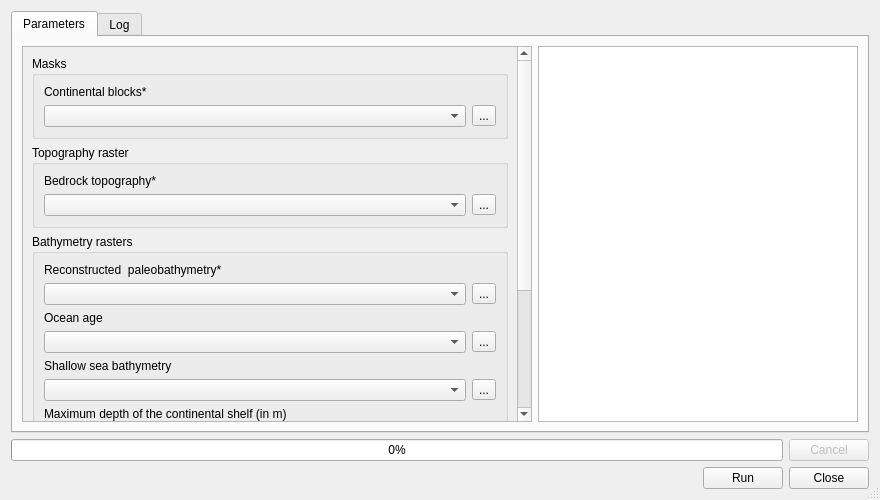
<?xml version="1.0" encoding="UTF-8"?>
<ui version="4.0">
 <class>CompileTopoBathyDlg</class>
 <widget class="QDialog" name="CompileTopoBathyDlg">
  <property name="geometry">
   <rect>
    <x>0</x>
    <y>0</y>
    <width>880</width>
    <height>500</height>
   </rect>
  </property>
  <property name="sizePolicy">
   <sizepolicy hsizetype="Preferred" vsizetype="Preferred">
    <horstretch>0</horstretch>
    <verstretch>0</verstretch>
   </sizepolicy>
  </property>
  <property name="windowTitle">
   <string>Terra Antiqua - Compile Topo/Bathymetry</string>
  </property>
  <property name="sizeGripEnabled">
   <bool>true</bool>
  </property>
  <layout class="QVBoxLayout" name="verticalLayout_13">
   <item>
    <widget class="QTabWidget" name="Tabs">
     <property name="currentIndex">
      <number>0</number>
     </property>
     <widget class="QWidget" name="tab">
      <attribute name="title">
       <string>Parameters</string>
      </attribute>
      <layout class="QHBoxLayout" name="horizontalLayout_8">
       <item>
        <widget class="QScrollArea" name="scrollArea">
         <property name="widgetResizable">
          <bool>true</bool>
         </property>
         <widget class="QWidget" name="scrollAreaWidgetContents">
          <property name="geometry">
           <rect>
            <x>0</x>
            <y>0</y>
            <width>537</width>
            <height>678</height>
           </rect>
          </property>
          <layout class="QVBoxLayout" name="verticalLayout_8">
           <item>
            <widget class="QGroupBox" name="groupBox_3">
             <property name="title">
              <string>Masks</string>
             </property>
             <layout class="QVBoxLayout" name="verticalLayout_12">
              <item>
               <layout class="QVBoxLayout" name="verticalLayout_7">
                <item>
                 <widget class="QLabel" name="label_8">
                  <property name="text">
                   <string>Continental blocks*</string>
                  </property>
                 </widget>
                </item>
                <item>
                 <layout class="QHBoxLayout" name="horizontalLayout_5">
                  <property name="sizeConstraint">
                   <enum>QLayout::SetNoConstraint</enum>
                  </property>
                  <item>
                   <widget class="QgsMapLayerComboBox" name="selectMasks">
                    <property name="allowEmptyLayer">
                     <bool>false</bool>
                    </property>
                    <property name="showCrs">
                     <bool>true</bool>
                    </property>
                    <property name="excludedProviders">
                     <stringlist>
                      <string>&quot;gdal&quot;</string>
                     </stringlist>
                    </property>
                   </widget>
                  </item>
                  <item>
                   <widget class="QToolButton" name="selectMasksButton">
                    <property name="text">
                     <string>...</string>
                    </property>
                   </widget>
                  </item>
                 </layout>
                </item>
               </layout>
              </item>
             </layout>
            </widget>
           </item>
           <item>
            <widget class="QGroupBox" name="groupBox">
             <property name="title">
              <string>Topography raster</string>
             </property>
             <layout class="QVBoxLayout" name="verticalLayout_11">
              <item>
               <layout class="QVBoxLayout" name="verticalLayout_5">
                <item>
                 <widget class="QLabel" name="label_4">
                  <property name="text">
                   <string>Bedrock topography*</string>
                  </property>
                 </widget>
                </item>
                <item>
                 <layout class="QHBoxLayout" name="horizontalLayout_4">
                  <property name="sizeConstraint">
                   <enum>QLayout::SetNoConstraint</enum>
                  </property>
                  <item>
                   <widget class="QgsMapLayerComboBox" name="selectBrTopo">
                    <property name="allowEmptyLayer">
                     <bool>false</bool>
                    </property>
                    <property name="showCrs">
                     <bool>true</bool>
                    </property>
                    <property name="excludedProviders">
                     <stringlist>
                      <string>&quot;gdal&quot;</string>
                     </stringlist>
                    </property>
                   </widget>
                  </item>
                  <item>
                   <widget class="QToolButton" name="selectTopoBrButton">
                    <property name="text">
                     <string>...</string>
                    </property>
                   </widget>
                  </item>
                 </layout>
                </item>
               </layout>
              </item>
             </layout>
            </widget>
           </item>
           <item>
            <widget class="QGroupBox" name="groupBox_2">
             <property name="title">
              <string>Bathymetry rasters</string>
             </property>
             <layout class="QGridLayout" name="gridLayout">
              <item row="1" column="0">
               <layout class="QVBoxLayout" name="verticalLayout_2">
                <item>
                 <widget class="QLabel" name="oceanAgeLabel">
                  <property name="text">
                   <string>Ocean age </string>
                  </property>
                 </widget>
                </item>
                <item>
                 <layout class="QHBoxLayout" name="horizontalLayout">
                  <item>
                   <widget class="QgsMapLayerComboBox" name="selectOceanAge">
                    <property name="currentText">
                     <string/>
                    </property>
                    <property name="allowEmptyLayer">
                     <bool>true</bool>
                    </property>
                    <property name="showCrs">
                     <bool>true</bool>
                    </property>
                   </widget>
                  </item>
                  <item>
                   <widget class="QToolButton" name="selectBathyButton">
                    <property name="text">
                     <string>...</string>
                    </property>
                   </widget>
                  </item>
                 </layout>
                </item>
               </layout>
              </item>
              <item row="2" column="0">
               <layout class="QVBoxLayout" name="verticalLayout_4">
                <item>
                 <widget class="QLabel" name="shallowSeaLabel">
                  <property name="text">
                   <string>Shallow sea bathymetry</string>
                  </property>
                 </widget>
                </item>
                <item>
                 <layout class="QHBoxLayout" name="horizontalLayout_3">
                  <item>
                   <widget class="QgsMapLayerComboBox" name="selectSbathy">
                    <property name="editable">
                     <bool>false</bool>
                    </property>
                    <property name="currentText">
                     <string/>
                    </property>
                    <property name="allowEmptyLayer">
                     <bool>true</bool>
                    </property>
                    <property name="showCrs">
                     <bool>true</bool>
                    </property>
                    <property name="excludedProviders">
                     <stringlist/>
                    </property>
                   </widget>
                  </item>
                  <item>
                   <widget class="QToolButton" name="selectSBathyButton">
                    <property name="text">
                     <string>...</string>
                    </property>
                   </widget>
                  </item>
                 </layout>
                </item>
               </layout>
              </item>
              <item row="0" column="0">
               <layout class="QVBoxLayout" name="verticalLayout_3">
                <item>
                 <widget class="QLabel" name="label_2">
                  <property name="text">
                   <string>Reconstructed  paleobathymetry*</string>
                  </property>
                 </widget>
                </item>
                <item>
                 <layout class="QHBoxLayout" name="horizontalLayout_2">
                  <item>
                   <widget class="QgsMapLayerComboBox" name="selectPaleoBathy">
                    <property name="allowEmptyLayer">
                     <bool>false</bool>
                    </property>
                    <property name="showCrs">
                     <bool>true</bool>
                    </property>
                   </widget>
                  </item>
                  <item>
                   <widget class="QToolButton" name="selectPBathyButton">
                    <property name="text">
                     <string>...</string>
                    </property>
                   </widget>
                  </item>
                 </layout>
                </item>
               </layout>
              </item>
              <item row="3" column="0">
               <layout class="QVBoxLayout" name="verticalLayout_14" stretch="1,1">
                <item>
                 <layout class="QVBoxLayout" name="verticalLayout_10">
                  <item>
                   <widget class="QLabel" name="shelfDepthBoxLabel">
                    <property name="text">
                     <string>Maximum depth of the continental shelf (in m)</string>
                    </property>
                   </widget>
                  </item>
                  <item>
                   <widget class="QgsSpinBox" name="shelfDepthBox">
                    <property name="minimum">
                     <number>-1000</number>
                    </property>
                    <property name="maximum">
                     <number>100</number>
                    </property>
                    <property name="singleStep">
                     <number>10</number>
                    </property>
                   </widget>
                  </item>
                 </layout>
                </item>
                <item>
                 <layout class="QVBoxLayout" name="verticalLayout_9">
                  <item>
                   <widget class="QLabel" name="ageBoxLabel">
                    <property name="text">
                     <string>Age of reconstruction (Ma)</string>
                    </property>
                   </widget>
                  </item>
                  <item>
                   <widget class="QgsSpinBox" name="ageBox">
                    <property name="maximum">
                     <number>4500</number>
                    </property>
                    <property name="singleStep">
                     <number>5</number>
                    </property>
                   </widget>
                  </item>
                 </layout>
                </item>
               </layout>
              </item>
             </layout>
            </widget>
           </item>
           <item>
            <widget class="QgsCollapsibleGroupBox" name="mGroupBox">
             <property name="minimumSize">
              <size>
               <width>0</width>
               <height>60</height>
              </size>
             </property>
             <property name="title">
              <string>Advanced parameters</string>
             </property>
             <property name="flat">
              <bool>true</bool>
             </property>
             <property name="checkable">
              <bool>false</bool>
             </property>
             <property name="collapsed">
              <bool>true</bool>
             </property>
             <layout class="QVBoxLayout" name="verticalLayout_6">
              <item>
               <widget class="QCheckBox" name="removeOverlapBathyCheckBox">
                <property name="text">
                 <string>Remove overlapping bathymetry </string>
                </property>
               </widget>
              </item>
             </layout>
            </widget>
           </item>
           <item>
            <layout class="QVBoxLayout" name="verticalLayout">
             <item>
              <widget class="QLabel" name="label_7">
               <property name="text">
                <string>Output file path:</string>
               </property>
              </widget>
             </item>
             <item>
              <widget class="QgsFileWidget" name="outputPath">
               <property name="defaultRoot">
                <string/>
               </property>
              </widget>
             </item>
            </layout>
           </item>
           <item>
            <spacer name="verticalSpacer">
             <property name="orientation">
              <enum>Qt::Vertical</enum>
             </property>
             <property name="sizeHint" stdset="0">
              <size>
               <width>20</width>
               <height>40</height>
              </size>
             </property>
            </spacer>
           </item>
          </layout>
         </widget>
        </widget>
       </item>
       <item>
        <widget class="QTextBrowser" name="helpBox">
         <property name="maximumSize">
          <size>
           <width>320</width>
           <height>16777215</height>
          </size>
         </property>
         <property name="source">
          <url>
           <string>file:///help_text/help_DEMCompiler.html</string>
          </url>
         </property>
         <property name="searchPaths">
          <stringlist/>
         </property>
         <property name="openExternalLinks">
          <bool>true</bool>
         </property>
        </widget>
       </item>
      </layout>
     </widget>
     <widget class="QWidget" name="tab_2">
      <attribute name="title">
       <string>Log</string>
      </attribute>
      <layout class="QHBoxLayout" name="horizontalLayout_9">
       <item>
        <widget class="QTextBrowser" name="logText">
         <property name="autoFormatting">
          <set>QTextEdit::AutoAll</set>
         </property>
         <property name="textInteractionFlags">
          <set>Qt::LinksAccessibleByKeyboard|Qt::LinksAccessibleByMouse|Qt::TextBrowserInteraction|Qt::TextSelectableByKeyboard|Qt::TextSelectableByMouse</set>
         </property>
         <property name="openExternalLinks">
          <bool>true</bool>
         </property>
        </widget>
       </item>
      </layout>
     </widget>
    </widget>
   </item>
   <item>
    <layout class="QHBoxLayout" name="horizontalLayout_10">
     <item>
      <widget class="QProgressBar" name="progressBar">
       <property name="value">
        <number>0</number>
       </property>
      </widget>
     </item>
     <item>
      <widget class="QPushButton" name="cancelButton">
       <property name="enabled">
        <bool>false</bool>
       </property>
       <property name="sizePolicy">
        <sizepolicy hsizetype="Fixed" vsizetype="Fixed">
         <horstretch>0</horstretch>
         <verstretch>0</verstretch>
        </sizepolicy>
       </property>
       <property name="text">
        <string>Cancel</string>
       </property>
      </widget>
     </item>
    </layout>
   </item>
   <item>
    <layout class="QHBoxLayout" name="horizontalLayout_11">
     <item>
      <layout class="QHBoxLayout" name="horizontalLayout_12">
       <item>
        <widget class="QLabel" name="warningLabel">
         <property name="text">
          <string/>
         </property>
         <property name="wordWrap">
          <bool>true</bool>
         </property>
        </widget>
       </item>
       <item>
        <widget class="QPushButton" name="runButton">
         <property name="sizePolicy">
          <sizepolicy hsizetype="Fixed" vsizetype="Fixed">
           <horstretch>0</horstretch>
           <verstretch>0</verstretch>
          </sizepolicy>
         </property>
         <property name="text">
          <string>Run</string>
         </property>
        </widget>
       </item>
       <item>
        <widget class="QPushButton" name="closeButton">
         <property name="sizePolicy">
          <sizepolicy hsizetype="Fixed" vsizetype="Fixed">
           <horstretch>0</horstretch>
           <verstretch>0</verstretch>
          </sizepolicy>
         </property>
         <property name="text">
          <string>Close</string>
         </property>
        </widget>
       </item>
      </layout>
     </item>
    </layout>
   </item>
  </layout>
 </widget>
 <customwidgets>
  <customwidget>
   <class>QgsCollapsibleGroupBox</class>
   <extends>QGroupBox</extends>
   <header>qgscollapsiblegroupbox.h</header>
   <container>1</container>
  </customwidget>
  <customwidget>
   <class>QgsFileWidget</class>
   <extends>QWidget</extends>
   <header>qgsfilewidget.h</header>
  </customwidget>
  <customwidget>
   <class>QgsMapLayerComboBox</class>
   <extends>QComboBox</extends>
   <header>qgsmaplayercombobox.h</header>
  </customwidget>
  <customwidget>
   <class>QgsSpinBox</class>
   <extends>QSpinBox</extends>
   <header>qgsspinbox.h</header>
  </customwidget>
 </customwidgets>
 <resources/>
 <connections>
  <connection>
   <sender>closeButton</sender>
   <signal>clicked()</signal>
   <receiver>CompileTopoBathyDlg</receiver>
   <slot>close()</slot>
   <hints>
    <hint type="sourcelabel">
     <x>716</x>
     <y>406</y>
    </hint>
    <hint type="destinationlabel">
     <x>382</x>
     <y>214</y>
    </hint>
   </hints>
  </connection>
 </connections>
</ui>
